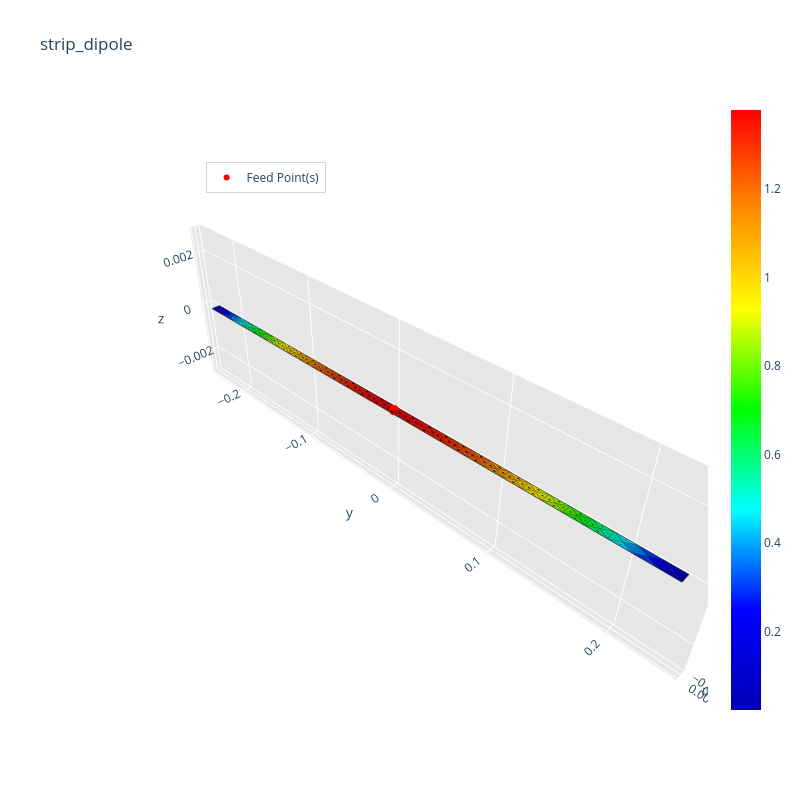

Write notebook code for a chart like this one.
### Code cell
# PAGE: solve
feed_point = np.array([0.0, 0.0, 0.0])        # centre of the strip

(Z, V, I, surface_current_density,
 gap_currents, gap_voltages, impedances, feed_powers) = radiation_algorithm(
    path, frequency, feed_point,
    voltage_amplitude=1,                       # 1 V peak across the gap
    excitation_unit_vector="y",                # the gap field points along the strip
    gap_width=gap_width,
)

print(f"Input impedance: {impedances[0]:.2f} Ohm")
print(f"Input power:     {feed_powers[0] * 1e3:.3f} mW")
check_simulation_stability(impedances, frequency, mesh_size, gap_width)
